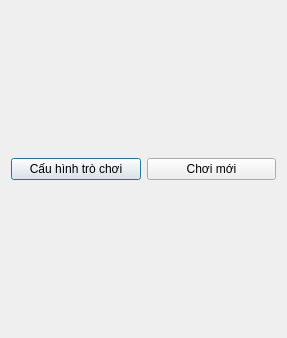
<?xml version="1.0" encoding="UTF-8"?>
<ui version="4.0">
 <class>TTT</class>
 <widget class="QDialog" name="TTT">
  <property name="geometry">
   <rect>
    <x>0</x>
    <y>0</y>
    <width>287</width>
    <height>338</height>
   </rect>
  </property>
  <property name="sizePolicy">
   <sizepolicy hsizetype="Maximum" vsizetype="Minimum">
    <horstretch>0</horstretch>
    <verstretch>0</verstretch>
   </sizepolicy>
  </property>
  <property name="minimumSize">
   <size>
    <width>0</width>
    <height>0</height>
   </size>
  </property>
  <property name="maximumSize">
   <size>
    <width>16777215</width>
    <height>16777215</height>
   </size>
  </property>
  <property name="windowTitle">
   <string>Tic Tac Toe</string>
  </property>
  <property name="styleSheet">
   <string notr="true">QPushButton[cell=true]{
font: 50px &quot;Verdana&quot;;
min-height: 100px;
max-height: 100px;
min-width: 100px;
max-width: 100px;
}
</string>
  </property>
  <layout class="QVBoxLayout" name="verticalLayout_2">
   <item>
    <layout class="QHBoxLayout" name="horizontalLayout">
     <item>
      <layout class="QVBoxLayout" name="verticalLayout">
       <item>
        <layout class="QGridLayout" name="gridBoard">
         <property name="spacing">
          <number>0</number>
         </property>
        </layout>
       </item>
       <item>
        <layout class="QHBoxLayout" name="horizontalLayout_2">
         <item>
          <widget class="QPushButton" name="back">
           <property name="text">
            <string>Cấu hình trò chơi</string>
           </property>
          </widget>
         </item>
         <item>
          <widget class="QPushButton" name="reset">
           <property name="text">
            <string>Chơi mới</string>
           </property>
          </widget>
         </item>
        </layout>
       </item>
      </layout>
     </item>
    </layout>
   </item>
  </layout>
 </widget>
 <layoutdefault spacing="6" margin="11"/>
 <resources/>
 <connections/>
</ui>
